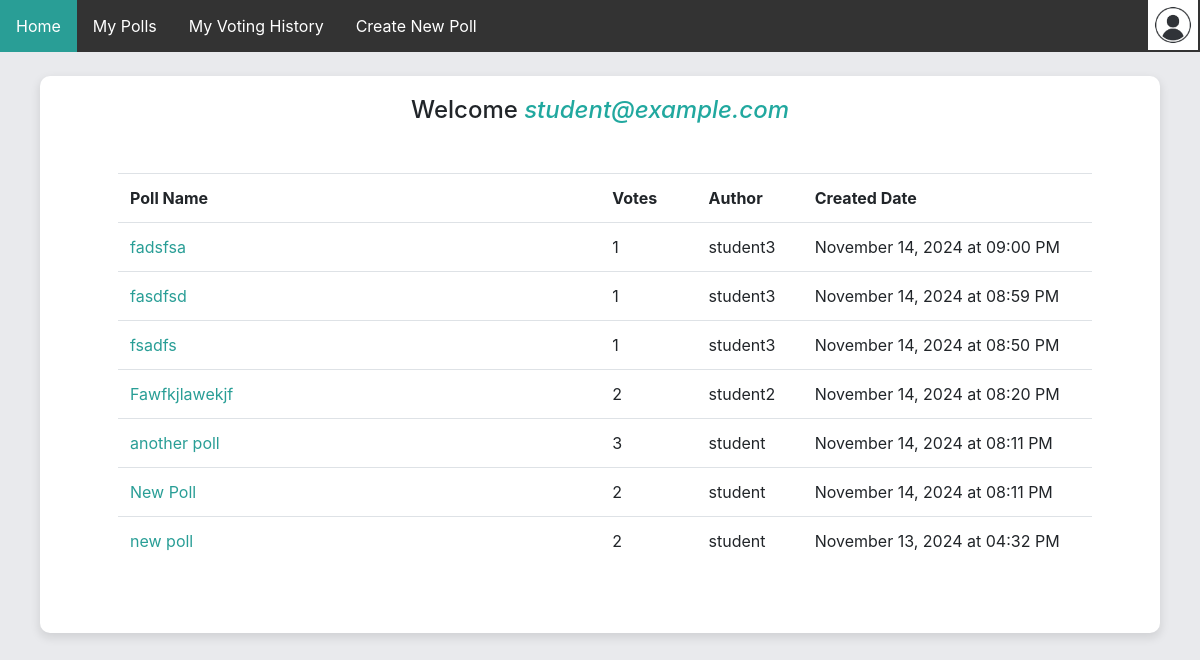
Screenshot of /home (signed in) with the database file from the repository.
### app/models.py (models this page shows)
class User(db.Model, UserMixin):
    __tablename__ = 'user'
    id = db.Column(db.Integer, primary_key=True)
    email = db.Column(db.String(500), unique=True, nullable=False)
    password_hash = db.Column(db.String(500), unique=True, nullable=False) # store the hash password
    is_admin = db.Column(db.Boolean, default=False)
    polls = db.relationship('Poll', backref='creator', lazy=True, cascade="all, delete-orphan")
    votes = db.relationship('Vote', backref='voter', lazy=True)
    vote_history = db.relationship('UserVoteHistory', backref='user', lazy=True)

class Poll(db.Model):
    __tablename__ = 'poll'
    id = db.Column(db.Integer, primary_key=True)
    title = db.Column(db.String(120), nullable=False)
    description = db.Column(db.String(500), nullable=True)
    created_at =db.Column(db.DateTime, default=datetime.now)
    status = db.Column(db.String(20), default='active')
    user_id = db.Column(db.Integer, db.ForeignKey('user.id'), nullable=False)
    options = db.relationship('Option', backref='poll', lazy=True)
    votes = db.relationship('Vote', backref='poll', lazy=True)
    vote_history = db.relationship('UserVoteHistory', backref='poll', lazy=True)
    @hybrid_property
    def vote_count(self):
        return len(self.votes)
    @hybrid_property
    def creator_username(self):
        creator = User.query.get(self.user_id)
        name, _, _ =creator.email.rpartition('@')
        return name

### app/routes.py (the view)
@app.route('/home')
@login_required
def home():
    polls = ps.fetch_polls()
    return render_template("custom_polls.html", user=current_user, polls=polls)

### app/auth.py (called while the page is built)
def load_user(user_id):
    return User.query.get(int(user_id))

### app/poll_service.py (called while the page is built)
def fetch_polls():
    return Poll.query.order_by(Poll.created_at.desc()).all()

### app/routes.py (called while the page is built)
@login_manager.user_loader
def load_user(user_id):
    return auth.load_user(user_id)

### app/templates/custom_polls.html
{% extends 'home.html' %}
{% block wrapper %}
<div class="m-5">
    <table class="table">
        <tr>
            <th scope="col"> Poll Name </th>
            <th scope="col"> Votes </th>
            <th scope="col"> Author </th>
            <th scope="col"> Created Date </th>
        </tr>
        {% for poll in polls %}
        <tr>
            <td class='col-sm-5'><a href="{{ url_for('poll', poll_id=poll.id) }}">{{ poll.title }}</a></td>
            <td class='col-sm-1'>{{ poll.vote_count}}</td>
            <td class='col-sm-1'>{{ poll.creator_username}} </td>
            <td class='col-sm-3'>{{ poll.created_at.strftime('%B %d, %Y at %I:%M %p')}} </td>
        </tr>
        {% endfor %}
    </table>
    </div>
{% endblock %}

### app/templates/home.html (shortened to what this page needs)
{% extends "base.html" %}
{% block body %}
<link rel="stylesheet" href="{{ url_for('static', filename='home.css') }}" type="text/css"/>
<nav>
    <ul>
        <li><a class="active" href="{{ url_for('home') }}">Home</a></li>
        <li><a href="{{url_for('my_polls')}}">My Polls</a></li>
        <li><a href="{{url_for('my_votes')}}">My Voting History</a></li>
        <li><a href="{{ url_for('create_poll') }}">Create New Poll</a></li>
        <li style="float:right" class="user">
            <img onclick="toggleSidebar()" style="float:right" src="{{ url_for('static', filename='user.jpg')}}" height="50" width="50">
        </li>
    </ul>
</nav>
<br>
<div class="wrapper">
    <h4 class="welcome">Welcome <i class="username">{{user.email}}</i></h4>
    {% block wrapper %}
    {% endblock %}
</div>
{% endblock %}

### app/templates/base.html (shortened to what this page needs)
<!DOCTYPE html>
<html>
<head>
    <link rel="stylesheet" href="https://cdn.jsdelivr.net/npm/bootstrap@4.1.3/dist/css/bootstrap.min.css">
</head>
<body>
    {% block body %} {% endblock %}
</body>
</html>

### app/static/home.css (style rules this page uses)
body { background: rgb(233, 234, 237); }
ul { list-style-type: none; margin: 0; padding: 0; overflow: hidden; background-color: #333; }
li { float: left; }
li a { display: block; color: white; text-align: center; padding: 14px 16px; text-decoration: none !important; }
.active { background-color: #299E96; }
h2, h5, th, td { cursor: default; }
.welcome { text-align: center; }
table { border-collapse: collapse; margin: 20px; margin-left: 30px; min-width: fit-content; max-width: 95%; }
th, td { text-align: left; padding: 8px; }
td a { color: #299E96; display: block; }
.wrapper { background: #fff; border-radius: 10px; box-shadow: 0px 4px 10px 1px rgba(0, 0, 0, 0.1); display: block; align-items: center; justify-content: center; padding-top: 20px; margin-left: 40px; margin-right: 40px; padding-bottom: 20px; }
.username { color: #21a89f; }
.user { padding-right: 2px; }

### rows the page displays
User: email "student@example.com"
Poll: title "fadsfsa", vote_count "1", creator_username "student3", created_at "November 14, 2024 at 09:00 PM"
Poll: title "fasdfsd", vote_count "1", creator_username "student3", created_at "November 14, 2024 at 08:59 PM"
Poll: title "fsadfs", vote_count "1", creator_username "student3", created_at "November 14, 2024 at 08:50 PM"
Poll: title "Fawfkjlawekjf", vote_count "2", creator_username "student2", created_at "November 14, 2024 at 08:20 PM"
Poll: title "another poll", vote_count "3", creator_username "student", created_at "November 14, 2024 at 08:11 PM"
Poll: title "New Poll", vote_count "2", creator_username "student", created_at "November 14, 2024 at 08:11 PM"
Poll: title "new poll", vote_count "2", creator_username "student", created_at "November 13, 2024 at 04:32 PM"
